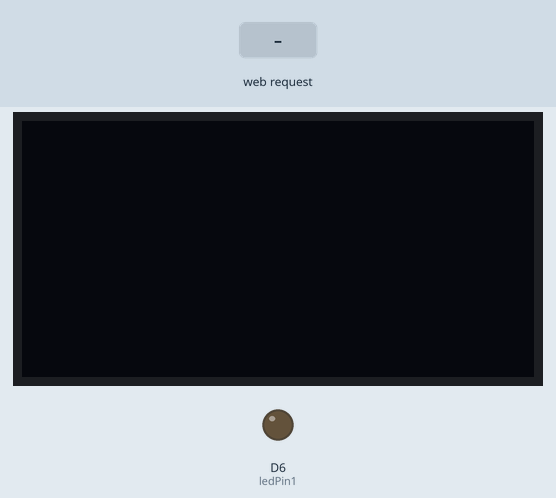
Bench run of a sketch on a simulated ESP8266 (NodeMCU). Shown: 128×64 one-colour display, output pins drawn as LEDs (lit = HIGH). Inputs (shaded band) come from the test bench. WiFi joins after 1.5 s; servers stay silent unless stated; what the sketch prints to the serial monitor is not drawn.

Above: at 2.7 s.
2.8 s: HTTP request GET /ON received
At 4.7 s:
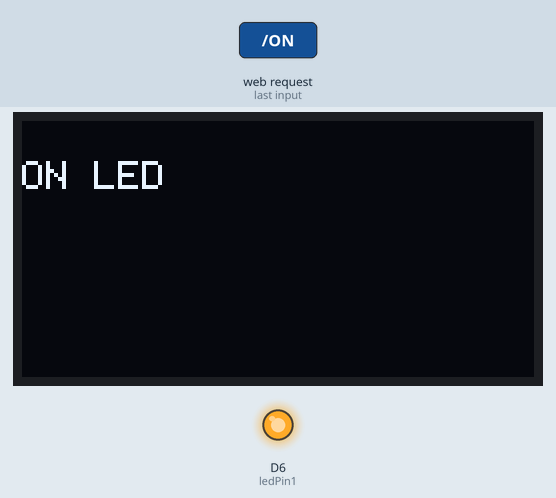
5.2 s: HTTP request GET /OFF received
At 6.4 s:
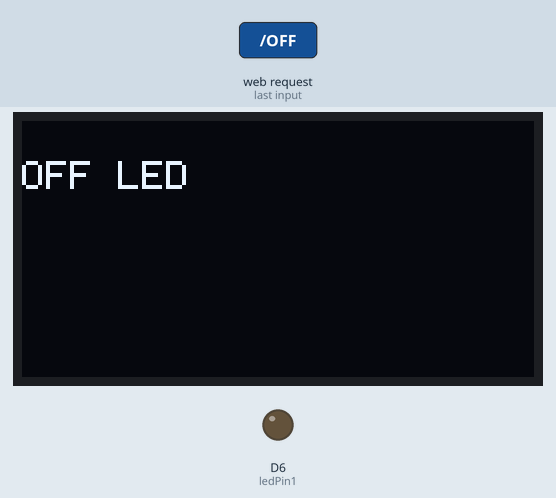
7.5 s: HTTP request GET /ON received
At 9.2 s:
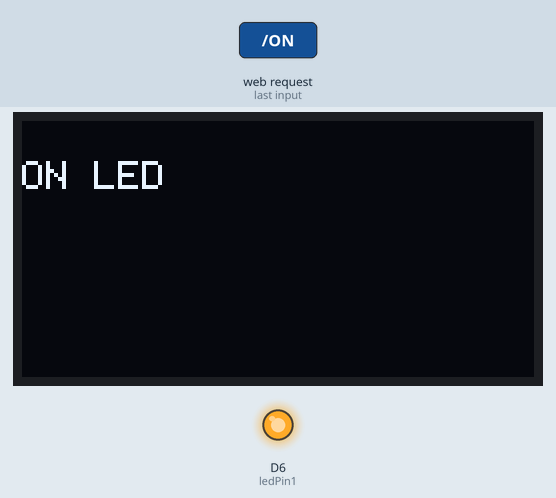
Timing chart, 0 to 10.7 s (numbered marks = the images above; inputs shaded):
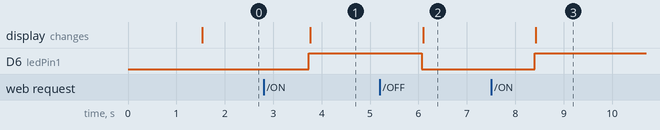

Measured:
- after the input at 2.8 s, D6 (ledPin1): LOW → HIGH after 0.94 s; the display: changes after 0.96 s (image 1)
- after the input at 5.2 s, D6 (ledPin1): HIGH → LOW after 0.87 s; the display: changes after 0.89 s (image 2)
- after the input at 7.5 s, D6 (ledPin1): LOW → HIGH after 0.90 s; the display: changes after 0.92 s (image 3)

The sketch:

sketch_LCD_with_LED_status.ino
```cpp
#include <ESP8266WiFi.h>
 #include <Wire.h>
#include <SPI.h>
#include <Wire.h>
#include <Adafruit_GFX.h>
#include <Adafruit_SSD1306.h>

#define SCREEN_WIDTH 128 // OLED display width, in pixels
#define SCREEN_HEIGHT 64 // OLED display height, in pixels

// Declaration for SSD1306 display connected using I2C
#define OLED_RESET     -1 // Reset pin
#define SCREEN_ADDRESS 0x3C
Adafruit_SSD1306 display(SCREEN_WIDTH, SCREEN_HEIGHT, &Wire, OLED_RESET);


const char* ssid ="IOT";
const char* pwd = "ELECSTARK";
int ledPin1 = D6;

WiFiServer server(80);

void setup() {
  Serial.begin(115200);
  pinMode(ledPin1, OUTPUT);
  digitalWrite(ledPin1, LOW);


  // Connect to WiFi network
  Serial.print("Connecting to ");
  Serial.println(ssid);

  WiFi.begin(ssid, pwd);


    while (WiFi.status() != WL_CONNECTED) {
    delay(500);
    Serial.print(".");

  }
  Serial.println("");
  Serial.println("WiFi connected");
  // Start the server
  server.begin();
  Serial.println("Server started");

  // Print the IP address
  Serial.print("Use this URL : ");
  Serial.print("http://");
  Serial.print(WiFi.localIP());//nodemcu
  Serial.println("/");
 if(!display.begin(SSD1306_SWITCHCAPVCC, SCREEN_ADDRESS)) {
    Serial.println(F("SSD1306 allocation failed"));
    for(;;); // Don't proceed, loop forever
  }

  // Clear the buffer.
  display.clearDisplay();


}

void loop() {

  WiFiClient client = server.available();

  // Read the first line of the request
  String request = client.readStringUntil('\r');
  Serial.println(request);

  client.flush();

  // Match the request

  //int value = LOW;
  if (request.indexOf("/ON") != -1) //Forward
  {
    digitalWrite(ledPin1, HIGH);

    Serial.println("ON LED");
    display.clearDisplay(); // clear display
   display.setTextSize(1);          // text size
  display.setTextColor(WHITE);     // text color
  display.setCursor(0, 10);        // position to display
  display.println("ON LED"); // text to display
  display.display();

  }
  if (request.indexOf("/OFF") != -1) // Rev
  {
       digitalWrite(ledPin1, LOW);

    Serial.println("OFF LED");
    display.clearDisplay(); // clear display
   display.setTextSize(1);          // text size
  display.setTextColor(WHITE);     // text color
  display.setCursor(0, 10);        // position to display
  display.println("OFF LED"); // text to display
  display.display();
  }


  // Return the response
  client.println("HTTP/1.1 200 OK");
  client.println("Content-Type: text/html");
  client.println(""); //  do not forget this one
  client.println("<!DOCTYPE HTML>");
  client.println("<head><meta name=\"viewport\" content=\"width=device-width, initial-scale=1\">");
  client.println("<link rel=\"icon\" href=\"data:,\">");


  client.print(" <h1> One LED ON OFF </h1> ");

    client.println("<p><a href=\"/ON\"><button class=\"button\"> ON</button></a></p>");
            client.print("<p><a href=\"/OFF\"><button class=\"button\">OFF</button></a></p>");

   client.println("<html>");


  delay(100);

  Serial.println("");
}
```
